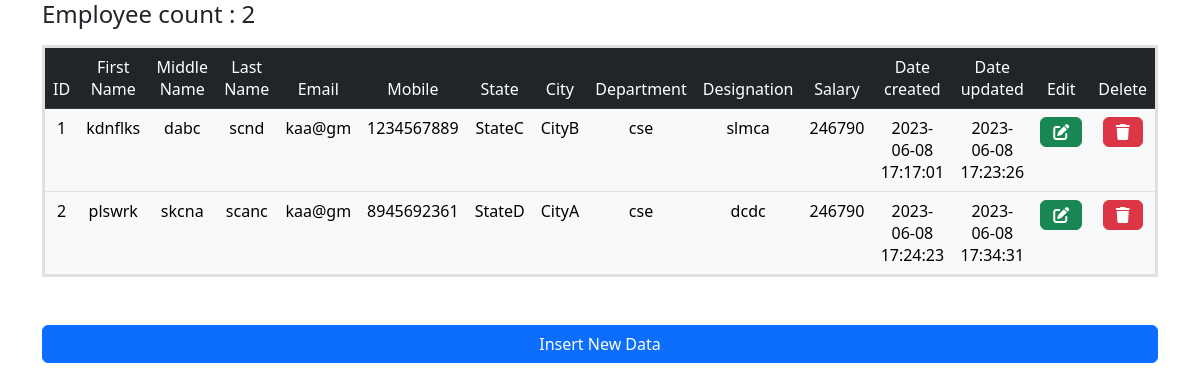
Screenshot of /display.php with the database file from the repository.
### tables this page shows
CREATE TABLE `user` (
  `id` int(11) NOT NULL,
  `firstname` varchar(256) DEFAULT NULL,
  `middlename` varchar(256) DEFAULT NULL,
  `lastname` varchar(256) DEFAULT NULL,
  `email` varchar(256) DEFAULT NULL,
  `mobile` varchar(256) DEFAULT NULL,
  `created_at` datetime DEFAULT current_timestamp(),
  `updated_at` datetime DEFAULT NULL
);

CREATE TABLE `employee` (
  `id` int(11) NOT NULL,
  `ref_id` int(11) DEFAULT NULL,
  `state` varchar(256) DEFAULT NULL,
  `city` varchar(256) DEFAULT NULL,
  `department` varchar(256) DEFAULT NULL,
  `designation` varchar(256) DEFAULT NULL,
  `created_at` datetime DEFAULT current_timestamp(),
  `updated_at` datetime DEFAULT NULL
);

CREATE TABLE `salary` (
  `id` int(11) NOT NULL,
  `salary` int(11) NOT NULL,
  `ref_id` int(11) NOT NULL
);

### display.php (the view, shortened to what this page needs)
<html>
<head>
    <link rel="stylesheet" href="https://cdn.jsdelivr.net/npm/bootstrap@5.2.3/dist/css/bootstrap.min.css">
    <link rel="stylesheet" href="https://cdnjs.cloudflare.com/ajax/libs/font-awesome/6.4.0/css/all.min.css" />
</head>
<body class="container">
    <?php include_once 'db_connect.php';
    $sql4 = "SELECT count(*) as counts FROM user inner join employee on user.id=employee.ref_id  inner join salary where employee.ref_id = salary.ref_id;";
    $result2 = mysqli_query($conn, $sql4);
    $ans = mysqli_fetch_array($result2);
    $counts = $ans['counts'];
    $sql3 = "SELECT user.id, firstname, middlename,lastname,email, mobile, state, city, department, designation, salary, user.created_at, user.updated_at FROM user inner join employee on user.id=employee.ref_id  inner join salary where employee.ref_id = salary.ref_id;";
    $result = mysqli_query($conn, $sql3);
    echo "<h4 mt-3 mb-3>"."Employee count : ".$counts."</h4>";
    echo "<table class='table table-light table-hover table-responsive-md mt-3 mb-3'>";
    echo "<thead class='table-dark'>";
    echo "<tr>";
    echo "<td>" . "ID" . "</td>";
    echo "<td>" . "First Name" . "</td>";
    echo "<td>" . "Middle Name" . "</td>";
    echo "<td>" . "Last Name" . "</td>";
    echo "<td>" . "Email" . "</td>";
    echo "<td>" . "Mobile" . "</td>";
    echo "<td>" . "State" . "</td>";
    echo "<td>" . "City" . "</td>";
    echo "<td>" . "Department" . "</td>";
    echo "<td>" . "Designation" . "</td>";
    echo "<td>" . "Salary" . "</td>";
    echo "<td>" . "Date created" . "</td>";
    echo "<td>" . "Date updated" . "</td>";
    echo "<td>" . "Edit" . "</td>";
    echo "<td>" . "Delete" . "</td>";
    echo "</tr>";
    echo "</thead>";
    $i = 1;
    while ($row = mysqli_fetch_array($result)) {
    ?>
        <tr>
            <td><?php echo $i; ?></td>
            <td><?php echo $row["firstname"]; ?></td>
            <td><?php echo $row["middlename"]; ?></td>
            <td><?php echo $row["lastname"]; ?></td>
            <td><?php echo $row["email"]; ?></td>
            <td><?php echo $row["mobile"]; ?></td>
            <td><?php echo $row["state"]; ?></td>
            <td><?php echo $row["city"]; ?></td>
            <td><?php echo $row["department"]; ?></td>
            <td><?php echo $row["designation"]; ?></td>
            <td><?php echo $row["salary"]; ?></td>
            <td><?php echo $row["created_at"]; ?></td>
            <td><?php echo $row["updated_at"]; ?></td>
            <td><a href="edit2.php?getID=<?php echo $row['id'] ?>"><button type="button" name="update" class="btn btn-success"><i class="fa-solid fa-pen-to-square"></i></button></a></td>
            <td><a href="delete.php?delID=<?php echo $row['id'] ?>"><button type="button" name="delete" class="btn btn-danger"><i class="fa-solid fa-trash"></i></button></a></td>
        </tr>
    <?php
        $i++;
    } ?>
    </table>
    <br>
    <a href="index.php" class="d-grid"><button type="button" class="btn btn-primary mt-2 mb-4 btn-block vw-90">Insert New Data</button></a>
</body>
</html>

### display.php (style rules this page uses)
table { border: 3px solid black; border-collapse: collapse; }
td { text-align: center; }

### rows the page displays
user: firstname "kdnflks", middlename "dabc", lastname "scnd", email "kaa@gm", mobile "1234567889", employee.state "StateC", employee.city "CityB", employee.department "cse", employee.designation "slmca", salary.salary "246790", created_at "2023-06-08 17:17:01", updated_at "2023-06-08 17:23:26"
user: firstname "plswrk", middlename "skcna", lastname "scanc", email "kaa@gm", mobile "8945692361", employee.state "StateD", employee.city "CityA", employee.department "cse", employee.designation "dcdc", salary.salary "246790", created_at "2023-06-08 17:24:23", updated_at "2023-06-08 17:34:31"
